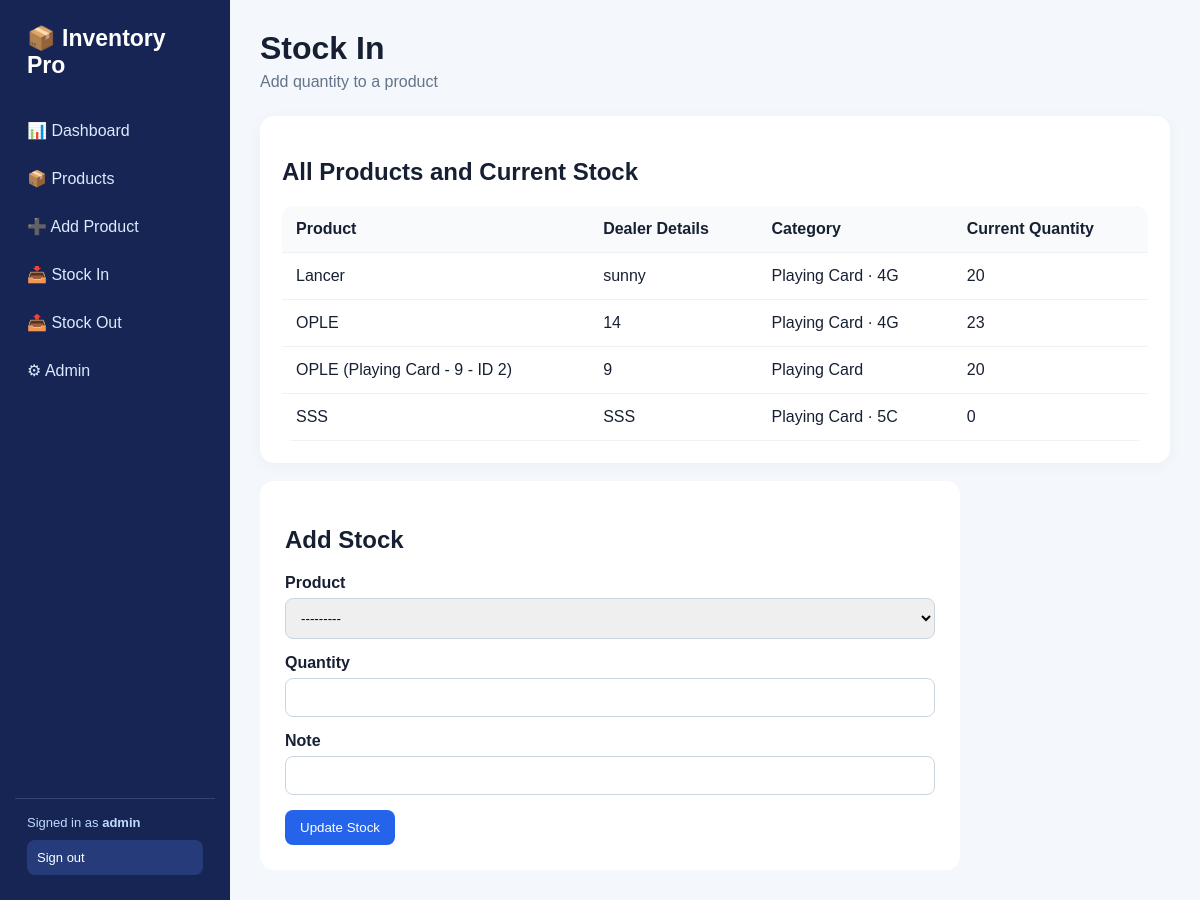
The app's page /stock-in/ (signed in), older data.
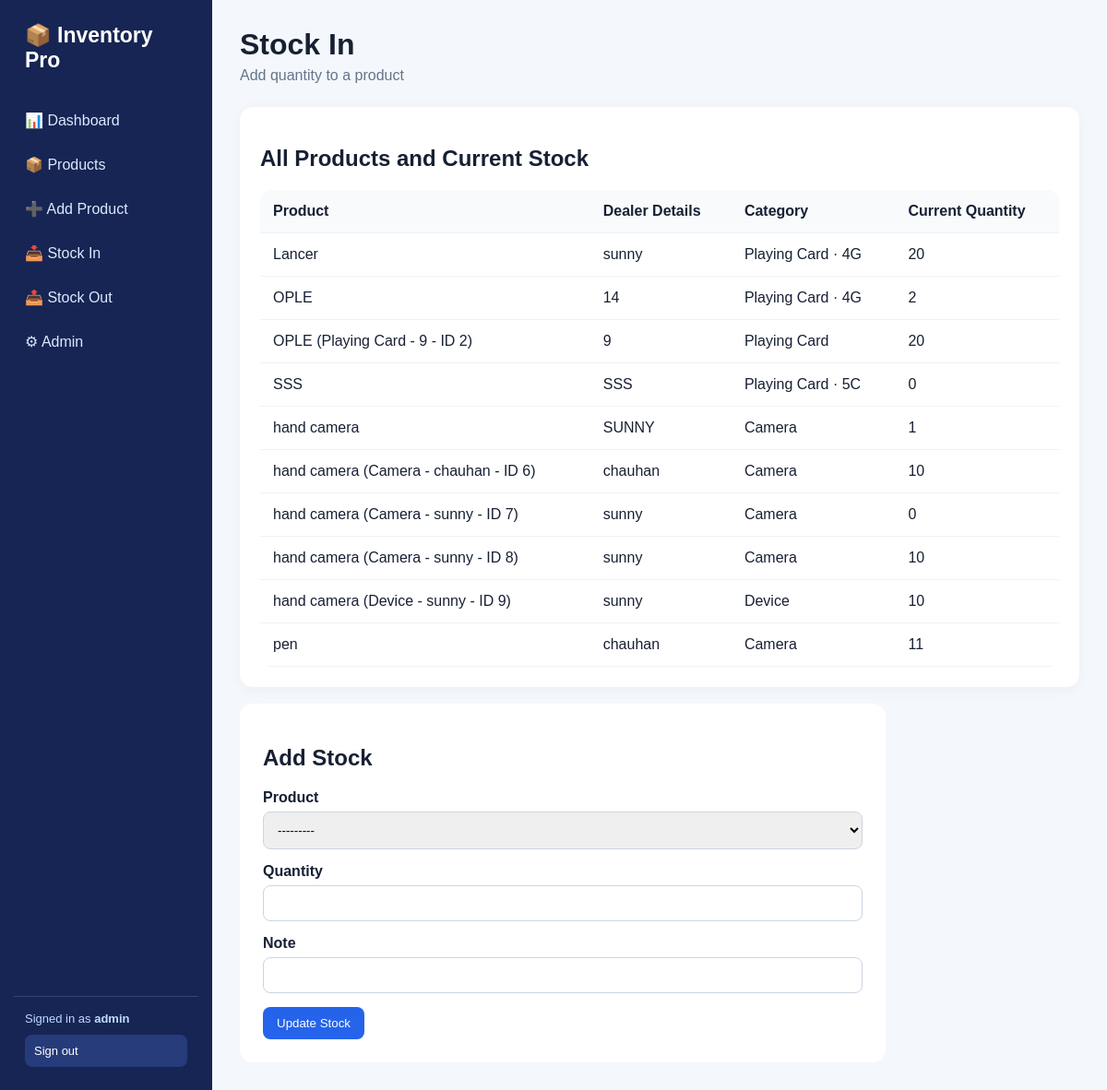
The same page, newer data.
### inventory/models.py (models this page shows, shortened)
class Product(models.Model):
    name = models.CharField(
        max_length=150,
    )
    sku = models.CharField(max_length=50)
    category = models.ForeignKey(Category, on_delete=models.SET_NULL, null=True, blank=True)
    subcategory = models.CharField(
        max_length=2,
        choices=[("5C", "5C"), ("5B", "5B"), ("4G", "4G")],
        blank=True,
    )
    purchase_price = models.DecimalField(max_digits=12, decimal_places=2, default=0)
    selling_price = models.DecimalField(max_digits=12, decimal_places=2, default=0)
    quantity = models.PositiveIntegerField(default=0)
    low_stock_limit = models.PositiveIntegerField(default=5)
    created_at = models.DateTimeField(auto_now_add=True)
    class Meta:
        constraints = [
            models.UniqueConstraint(
                fields=("name", "category", "subcategory"),
                name="unique_product_name_category_subcategory",
                violation_error_message=(
                    "A product with this name already exists in this "
                    "category and subcategory."
                ),
            )
        ]

class Category(models.Model):
    name = models.CharField(max_length=100, unique=True)
    def __str__(self): return self.name

### inventory/views.py (the view)
# urls.py: path("stock-in/", views.stock_in, name="stock_in"),
@login_required
def stock_in(request):
    return stock_change(request, "IN")

### inventory/forms.py
class StockTransactionForm(forms.Form):
    product = ProductChoiceField(queryset=Product.objects.none())
    quantity = forms.IntegerField(min_value=1)
    note = forms.CharField(required=False, max_length=255)
    def __init__(self, *args, kind, **kwargs):
        super().__init__(*args, **kwargs)
        products = Product.objects.order_by("name")
        if kind == "OUT":
            products = products.filter(quantity__gt=0)
        self.fields["product"].queryset = products

### inventory/forms.py (called while the page is built)
    def label_from_instance(self, product):
        return f"{product.name} ({product.sku}) — Current: {product.quantity}"

### templates/stock_form.html (shortened to what this page needs)
{% extends "base.html" %}{% block title %}{% if kind == "IN" %}Stock In{% else %}Stock Out{% endif %}{% endblock %}{% block content %}
<div class="top"><div><h1>{% if kind == "IN" %}Stock In{% else %}Stock Out / Sales{% endif %}</h1><div class="muted">{% if kind == "IN" %}Add quantity to a product{% else %}Choose a product to sell from available stock{% endif %}</div></div></div>
<div class="card"><h2>All Products and Current Stock</h2><table><tr><th>Product</th><th>Dealer Details</th><th>Category</th><th>Current Quantity</th></tr>
{% for p in products %}<tr><td>{{p.name}}</td><td>{{p.sku}}</td><td>{{p.category|default:"-"}}{% if p.subcategory %} · {{p.subcategory}}{% endif %}</td><td>{{p.quantity}}</td></tr>
{% empty %}<tr><td colspan="4">No products have been added yet.</td></tr>{% endfor %}</table></div>
<br><form method="post" class="form">{% csrf_token %}<h2>{% if kind == "IN" %}Add Stock{% else %}Record Sale / Stock Out{% endif %}</h2>
<div class="field"><label for="{{form.product.id_for_label}}">Product</label>{{form.product}}</div>
<div class="field"><label for="{{form.quantity.id_for_label}}">Quantity</label>{{form.quantity}}{% for error in form.quantity.errors %}<div class="alert">{{error}}</div>{% endfor %}</div>
<div class="field"><label for="{{form.note.id_for_label}}">Note</label>{{form.note}}{% for error in form.note.errors %}<div class="alert">{{error}}</div>{% endfor %}</div>
<button class="btn">{% if kind == "IN" %}Update Stock{% else %}Record Sale{% endif %}</button></form>{% endblock %}

Row changes from the older to the newer data that the page shows:
changed Product "OPLE": quantity "23" → "2"
added Product: name "hand camera", sku "SUNNY", category "Camera", quantity "1"
added Product: name "hand camera (Camera - chauhan - ID 6)", sku "chauhan", category "Camera", quantity "10"
added Product: name "hand camera (Camera - sunny - ID 7)", sku "sunny", category "Camera", quantity "0"
added Product: name "hand camera (Camera - sunny - ID 8)", sku "sunny", category "Camera", quantity "10"
added Product: name "hand camera (Device - sunny - ID 9)", sku "sunny", category "Device", quantity "10"
added Product: name "pen", sku "chauhan", category "Camera", quantity "11"
